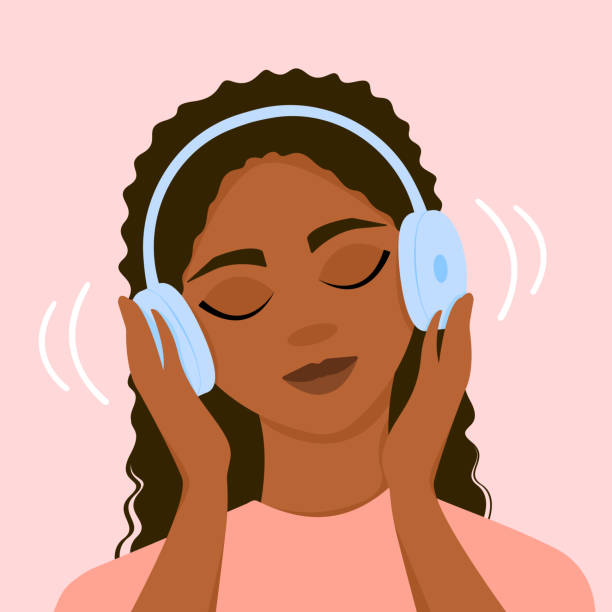
#> input picture opencv/images/mz.jpg, 612 x 612 px
$ python basics.py
#> lines starting #> are read from the running program, lines starting #| are printed output that depends on the picture; after the words box and inside, x2 and y2 are one past the last pixel; in counts of white or black regions, pixels touching at a corner belong together
import cv2 as cv

img = cv.imread("images/mz.jpg")
#> img is the input picture: shape (612, 612, 3); mean B, G, R 146.7, 161.4, 209.4

# Gray scale
grayscale = cv.cvtColor(img, cv.COLOR_BGR2GRAY)
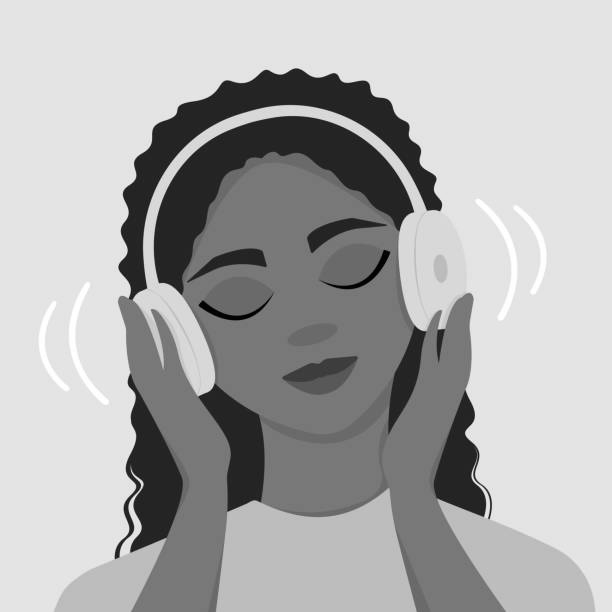
#> grayscale: shape (612, 612); min 0, max 255, mean 174.2

# using blur effects

blur = cv.GaussianBlur(img, (7, 7), cv.BORDER_DEFAULT)
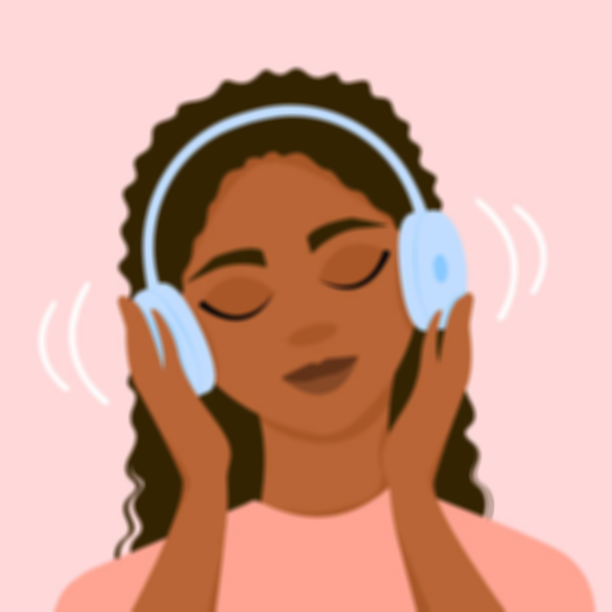
#> blur: shape (612, 612, 3); mean B, G, R 146.7, 161.4, 209.4

#Finding edges in image using cv.canny

canny = cv.Canny(img, 127, 175)
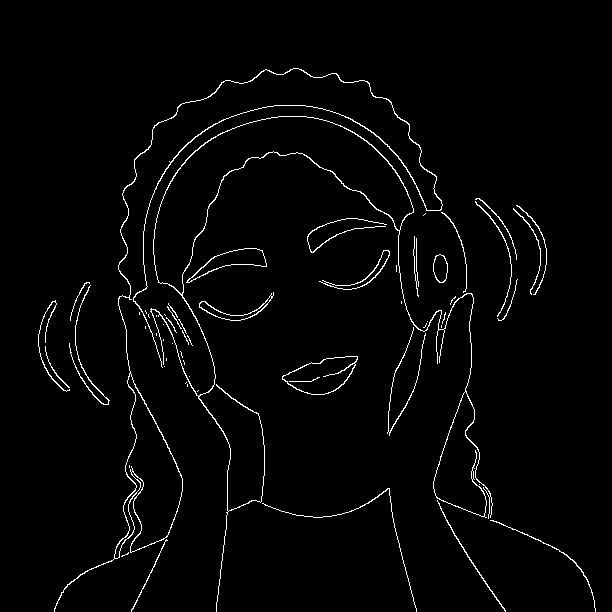
#> canny: shape (612, 612); 2.3% white in thin lines or dots, all inside (x1, y1, x2, y2) = (38, 68, 596, 612)

cv.imshow('Edges', canny)

cv.waitKey(0)
